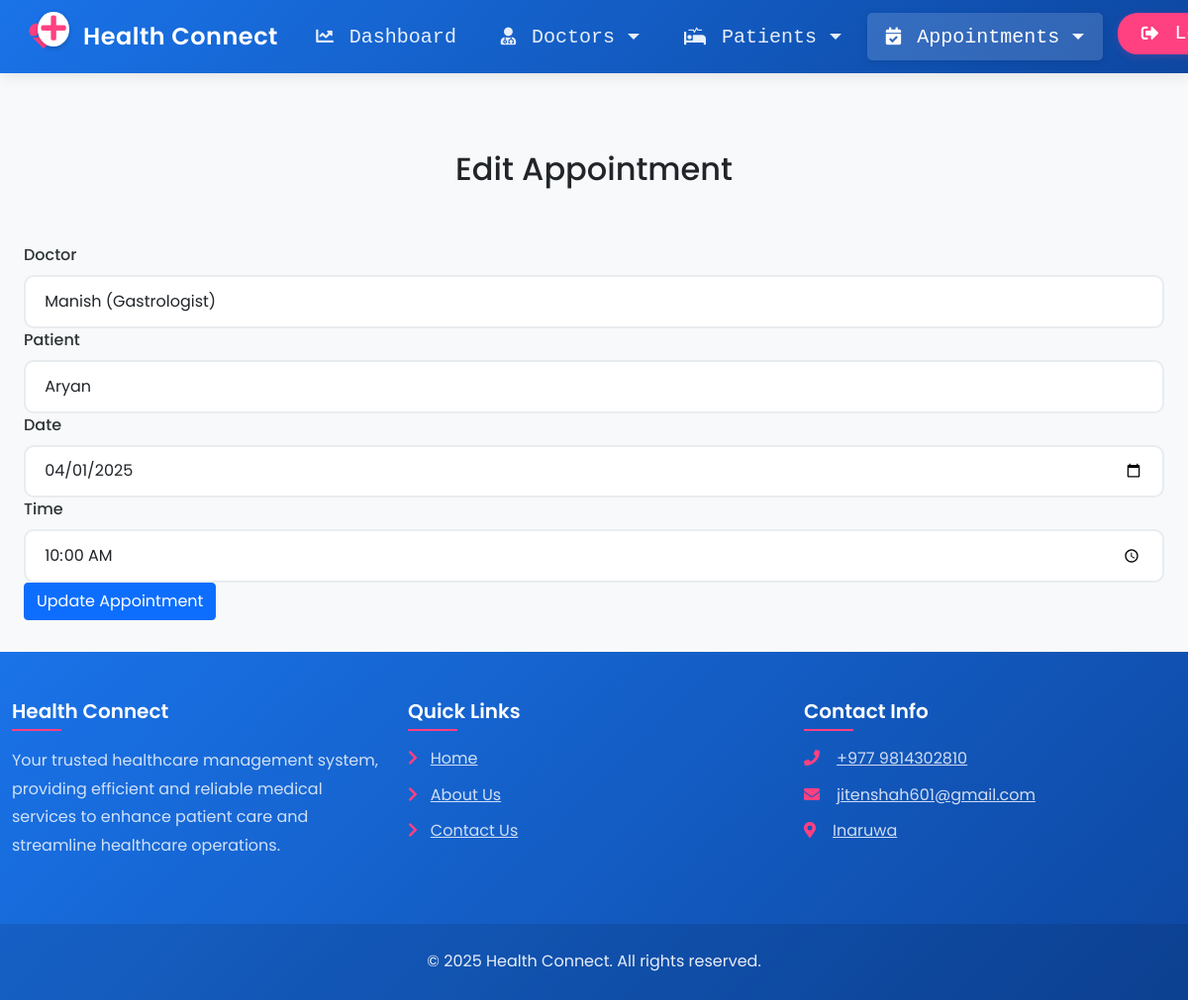
Page /edit_appointment/24/ (signed in) on the committed database.
### Health/models.py (models this page shows, shortened)
class Appointment(models.Model):
    doctor = models.ForeignKey(Doctor, on_delete=models.CASCADE)
    patient = models.ForeignKey(Patient, on_delete=models.CASCADE)
    date1 = models.DateField()
    time1 = models.TimeField()

class Doctor(models.Model):
    name = models.CharField(max_length=50)
    mobile = models.IntegerField(max_length=15)
    special = models.CharField(max_length=50)

class Patient(models.Model):
    name = models.CharField(max_length=50)
    gender = models.CharField(max_length=10)
    mobile = models.IntegerField(null=True, blank=True)
    address = models.CharField(max_length=150)

### Health/views.py (the view, shortened to what this page needs)
# urls.py: path('edit_appointment/<int:pid>/', Edit_Appointment, name='edit_appointment'),
def Edit_Appointment(request, pid):
    if not request.user.is_staff:
        return redirect('login')
    appointment = get_object_or_404(Appointment, id=pid)
    doctors = Doctor.objects.all()
    patients = Patient.objects.all()
    error = ""
    d = {
        'appointment': appointment,
        'doctors': doctors,
        'patients': patients,
        'error': error
    }
    return render(request, 'edit_appointment.html', d)

### Health/templates/edit_appointment.html (shortened to what this page needs)
{% extends 'navigationbar.html' %}
{% load static %}
{% block body %}
<div class="container" style="margin-top: 50px">
  <h2 class="text-center">Edit Appointment</h2>
  <br><br>
  <form method="post" action="{% url 'edit_appointment' appointment.id %}" id="appointmentForm">
    <div class="form-group">
      <label for="doctor">Doctor</label>
      <select id="doctor" class="form-control" name="doctor" required>
        {% for doctor in doctors %}
          <option value="{{ doctor.id }}" {% if doctor.id == appointment.doctor.id %}selected{% endif %}>
            {{ doctor.name }} ({{ doctor.special }})
          </option>
        {% endfor %}
      </select>
    </div>
    <div class="form-group">
      <label for="patient">Patient</label>
      <select id="patient" class="form-control" name="patient" required>
        {% for patient in patients %}
          <option value="{{ patient.id }}" {% if patient.id == appointment.patient.id %}selected{% endif %}>
            {{ patient.name }}
          </option>
        {% endfor %}
      </select>
    </div>
    <div class="form-group">
      <label for="date1">Date</label>
      <input type="date" id="date1" class="form-control" name="date1" value="{{ appointment.date1|date:'Y-m-d' }}" required>
    </div>
    <div class="form-group">
      <label for="time1">Time</label>
      <input type="time" id="time1" class="form-control" name="time1" value="{{ appointment.time1|time:'H:i' }}" required>
    </div>
    <button type="submit" class="btn btn-primary btn-block">Update Appointment</button>
  </form>
</div>
{% endblock %}

### Health/static/css/mystyle.css (style rules this page uses)
:root { --primary-color: #1a73e8; --secondary-color: #34a853; --accent-color: #fbbc04; --danger-color: #ea4335; --light-bg: #f8f9fa; --dark-bg: #2d3436; --text-primary: #2d3436; --text-secondary: #636e72; --border-color: #e9ecef; --hover-color: #f1f3f4; --shadow-sm: 0 2px 4px rgba(0,0,0,0.05); --shadow-md: 0 4px 6px rgba(0,0,0,0.1); --shadow-lg: 0 10px 15px rgba(0,0,0,0.1); }
body { font-family: 'Poppins', sans-serif; background-color: #f8f9fa; padding-top: 70px; min-height: 100vh; display: flex; flex-direction: column; }
.container { max-width: 1200px; margin: 0 auto; }
.form-group label { font-weight: 500; color: #2d3436; margin-bottom: 0.5rem; }
.form-control { padding: 0.8rem 1.2rem; border: 2px solid #e9ecef; border-radius: 10px; font-size: 1rem; transition: all 0.3s ease; }

### Health/static/css/navbar.css (style rules this page uses)
body { font-family: 'Poppins', sans-serif; background-color: #f8f9fa; padding-top: 70px; min-height: 100vh; display: flex; flex-direction: column; }
.container { max-width: 1200px; margin: 0 auto; }

### rows in the picture
Appointment: doctor "Manish (Gastrologist)", patient "Aryan", date1 "04/01/2025", time1 "10:00"
